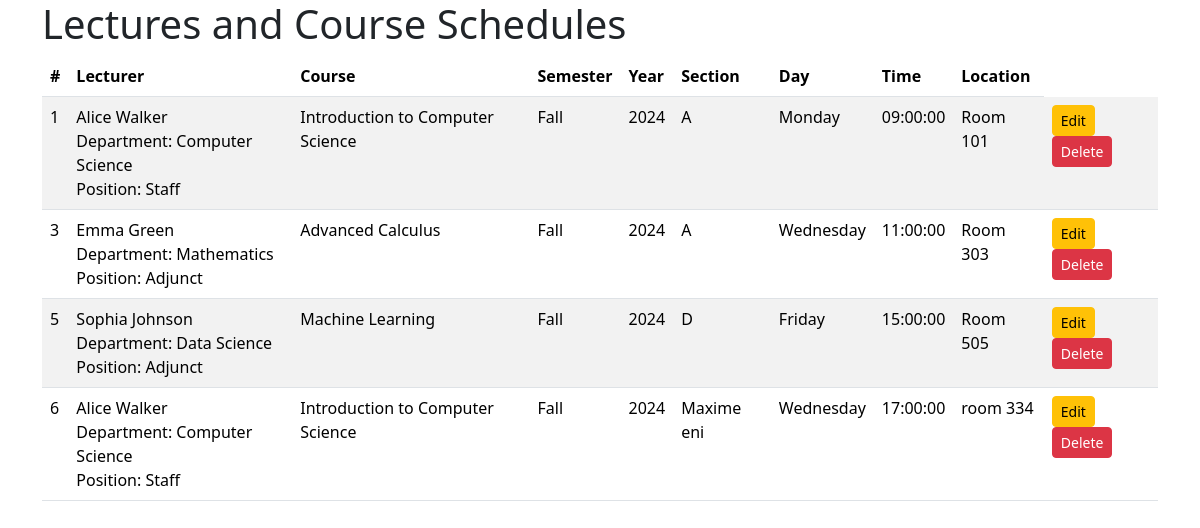
Screenshot of /admin_dashboard/lectures_management/lecture_schedule.php (signed in) with the database file from the repository.
### tables this page shows
CREATE TABLE `course_schedule` (
  `schedule_id` int(11) NOT NULL,
  `course_code` varchar(10) NOT NULL,
  `semester` enum('Spring','Summer','Fall','Winter') NOT NULL,
  `year` year(4) NOT NULL,
  `section` varchar(10) NOT NULL,
  `lecturer_id` int(11) DEFAULT NULL,
  `day_of_week` enum('Monday','Tuesday','Wednesday','Thursday','Friday','Saturday','Sunday') NOT NULL,
  `time` time NOT NULL,
  `location` varchar(100) DEFAULT NULL
);

CREATE TABLE `lecturers` (
  `lecturer_id` int(11) NOT NULL,
  `title` varchar(10) DEFAULT NULL,
  `first_name` varchar(50) NOT NULL,
  `last_name` varchar(50) NOT NULL,
  `department` varchar(50) DEFAULT NULL,
  `position` enum('Adjunct','Staff') NOT NULL
);

CREATE TABLE `courses` (
  `course_code` varchar(10) NOT NULL,
  `title` varchar(100) NOT NULL,
  `credits` int(11) NOT NULL,
  `degree_level` enum('Undergraduate','Graduate') NOT NULL,
  `prerequisites` varchar(100) DEFAULT NULL
);

### admin_dashboard/lectures_management/lecture_schedule.php (the view, shortened to what this page needs)
<?php
include('../../db.php');
$sql = "SELECT cs.schedule_id, cs.course_code, cs.semester, cs.year, cs.section, cs.day_of_week, cs.time, cs.location,
               c.title, l.first_name AS lecturer_first_name, l.last_name AS lecturer_last_name,
               l.department, l.position
        FROM course_schedule cs
        JOIN courses c ON cs.course_code = c.course_code
        JOIN lecturers l ON cs.lecturer_id = l.lecturer_id";
$course_schedule = $conn->query($sql);
?>
<!DOCTYPE html>
<html lang="en">
<head>
    <link href="https://cdn.jsdelivr.net/npm/bootstrap@5.3.2/dist/css/bootstrap.min.css" rel="stylesheet">
</head>
<body>
    <div class="container">
        <h1>Lectures and Course Schedules</h1>
        <table class="table table-striped">
            <thead>
                <tr>
                    <th>#</th>
                    <th>Lecturer</th>
                    <th>Course</th>
                    <th>Semester</th>
                    <th>Year</th>
                    <th>Section</th>
                    <th>Day</th>
                    <th>Time</th>
                    <th>Location</th>
                </tr>
            </thead>
            <tbody>
                <?php if ($course_schedule->num_rows > 0) {
                    while ($schedule = $course_schedule->fetch_assoc()) {
                        $course_name = $schedule['title'];
                        $semester = $schedule['semester'];
                        $year = $schedule['year'];
                        $section = $schedule['section'];
                        $day_of_week = $schedule['day_of_week'];
                        $time = $schedule['time'];
                        $location = $schedule['location'];
                        $lecturer_name = $schedule['lecturer_first_name'] . " " . $schedule['lecturer_last_name'];
                        $lecturer_department = $schedule['department'];
                        $lecturer_position = $schedule['position'];
                        echo "<tr>";
                        echo "<td>{$schedule['schedule_id']}</td>";
                        echo "<td>{$lecturer_name}<br>Department: $lecturer_department<br>Position: $lecturer_position</td>";
                        echo "<td>{$course_name}</td>";
                        echo "<td>{$semester}</td>";
                        echo "<td>{$year}</td>";
                        echo "<td>{$section}</td>";
                        echo "<td>{$day_of_week}</td>";
                        echo "<td>{$time}</td>";
                        echo "<td>{$location}</td>";
                        echo "<td>
                                <a href='edit_schedule.php?schedule_id={$schedule['schedule_id']}' class='btn btn-warning btn-sm'>Edit</a>
                                <a href='delete_schedule.php?schedule_id={$schedule['schedule_id']}' class='btn btn-danger btn-sm' onclick='return confirm(\"Are you sure you want to delete this schedule?\")'>Delete</a>
                              </td>";
                        echo "</tr>";
                    }
                } else {
                    echo "<tr><td colspan='9'>No course schedules found.</td></tr>";
                }
                ?>
            </tbody>
        </table>
    </div>
</body>
</html>

### rows the page displays
course_schedule: schedule_id "1", lecturer.last_name "Alice Walker", lecturer.department "Computer Science", lecturer.position "Staff", course_code.title "Introduction to Computer Science", semester "Fall", year "2024", section "A", day_of_week "Monday", time "09:00:00", location "Room 101"
course_schedule: schedule_id "3", lecturer.last_name "Emma Green", lecturer.department "Mathematics", lecturer.position "Adjunct", course_code.title "Advanced Calculus", semester "Fall", year "2024", section "A", day_of_week "Wednesday", time "11:00:00", location "Room 303"
course_schedule: schedule_id "5", lecturer.last_name "Sophia Johnson", lecturer.department "Data Science", lecturer.position "Adjunct", course_code.title "Machine Learning", semester "Fall", year "2024", section "D", day_of_week "Friday", time "15:00:00", location "Room 505"
course_schedule: schedule_id "6", lecturer.last_name "Alice Walker", lecturer.department "Computer Science", lecturer.position "Staff", course_code.title "Introduction to Computer Science", semester "Fall", year "2024", section "Maxime eni", day_of_week "Wednesday", time "17:00:00", location "room 334"
